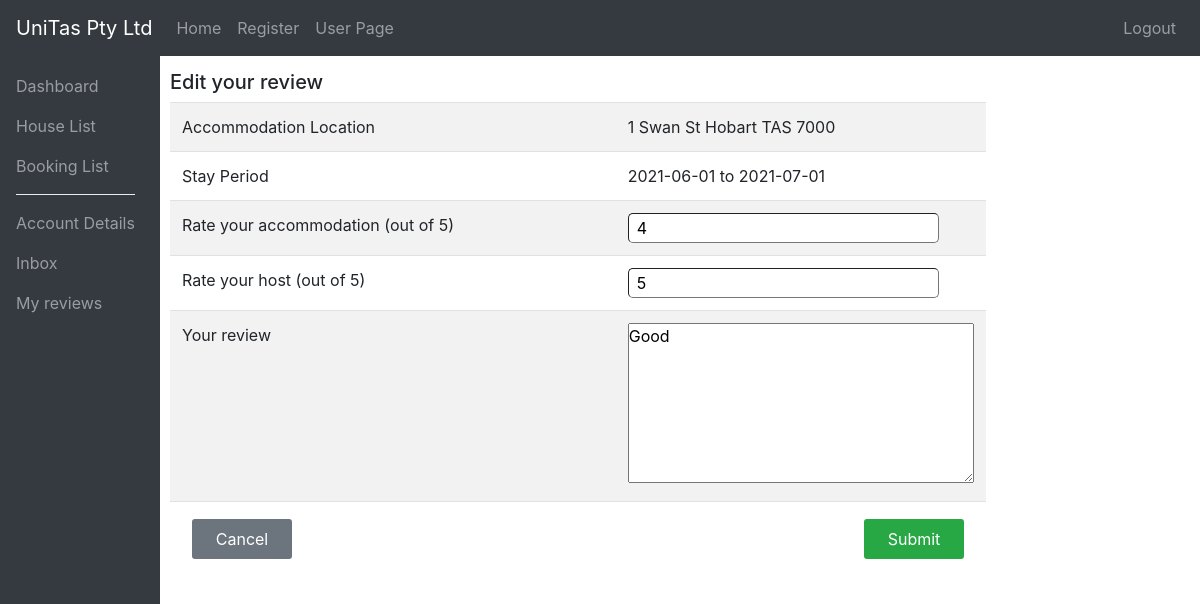
The page /Assignment/pages/editreview.php?id=6 (signed in) on the database its author committed.
### tables this page shows
CREATE TABLE `reviews` (
  `id` int NOT NULL AUTO_INCREMENT,
  `bid` int NOT NULL,
  `hostID` int NOT NULL,
  `reviewerID` int NOT NULL,
  `accomID` int NOT NULL,
  `accomRating` int NOT NULL,
  `hostRating` int NOT NULL,
  `review` text,
  `inputTime` datetime DEFAULT CURRENT_TIMESTAMP,
  PRIMARY KEY (`id`),
  KEY `bid` (`bid`),
  KEY `hostID` (`hostID`),
  KEY `reviewerID` (`reviewerID`),
  KEY `accomID` (`accomID`),
  CONSTRAINT `reviews_ibfk_1` FOREIGN KEY (`bid`) REFERENCES `bookings` (`bid`),
  CONSTRAINT `reviews_ibfk_2` FOREIGN KEY (`hostID`) REFERENCES `users` (`id`),
  CONSTRAINT `reviews_ibfk_3` FOREIGN KEY (`reviewerID`) REFERENCES `users` (`id`),
  CONSTRAINT `reviews_ibfk_4` FOREIGN KEY (`accomID`) REFERENCES `accommodation` (`id`)
);

CREATE TABLE `accommodation` (
  `id` int NOT NULL AUTO_INCREMENT,
  `accomLocation` varchar(50) NOT NULL,
  `availFrom` date NOT NULL,
  `availTo` date NOT NULL,
  `guests` int DEFAULT NULL,
  `price` int NOT NULL,
  `rooms` int NOT NULL,
  `bathrooms` int NOT NULL,
  `smoking` varchar(5) NOT NULL,
  `garage` varchar(5) NOT NULL,
  `pet` varchar(5) NOT NULL,
  `internet` varchar(5) NOT NULL,
  `accomAddress` text NOT NULL,
  `houseRating` decimal(2,1) DEFAULT NULL,
  `hostRating` decimal(2,1) DEFAULT NULL,
  `hostID` int NOT NULL,
  `accomName` varchar(50) DEFAULT NULL,
  `accomDesc` text,
  `city` varchar(50) DEFAULT NULL,
  `entireHouse` varchar(5) DEFAULT NULL,
  `active` tinyint(1) NOT NULL DEFAULT '1',
  `image` varchar(100) DEFAULT NULL,
  PRIMARY KEY (`id`),
  KEY `hostID` (`hostID`),
  CONSTRAINT `accommodation_ibfk_1` FOREIGN KEY (`hostID`) REFERENCES `users` (`id`)
);

CREATE TABLE `bookings` (
  `bid` int NOT NULL AUTO_INCREMENT,
  `accomID` int NOT NULL,
  `users` int NOT NULL,
  `bookFrom` date NOT NULL,
  `bookTo` date NOT NULL,
  `bstatus` varchar(20) NOT NULL,
  `noofguests` int NOT NULL,
  `totalprice` decimal(10,2) NOT NULL,
  `comments` text,
  PRIMARY KEY (`bid`),
  KEY `accomID` (`accomID`),
  KEY `users` (`users`),
  CONSTRAINT `bookings_ibfk_1` FOREIGN KEY (`accomID`) REFERENCES `accommodation` (`id`),
  CONSTRAINT `bookings_ibfk_2` FOREIGN KEY (`users`) REFERENCES `users` (`id`)
);

### Assignment/pages/editreview.php (the view, shortened to what this page needs)
<?php
include ('db_conn.php');
$reviewID=$_GET['id'];
?>
<!DOCTYPE html>
<html>
    <header>
        <?php include('../container/header.php') ?>
    </header>
    <body>
        <main>
            <?php include('../container/sidebar.php') ; ?>
            <form method="post" action="../php/update.php?updatereview">
                <?php $sql="SELECT *, r.accomRating cARating, r.hostRating cHRating FROM reviews r JOIN accommodation a ON accomID = a.id
                            JOIN bookings b ON r.bid = b.bid
                            WHERE r.id=$reviewID";
                        $result=$mysqli->query($sql);
                        $row=$result->fetch_array(MYSQLI_ASSOC);
                        ?>
                <table class="table table-striped" style="width:80%">
                    <h5 style="margin-top:10px;">Edit your review</h5>
                    <tr>
                        <td>Accommodation Location</td>
                        <td><?php echo $row['accomAddress'] ?></td>
                    </tr>
                    <tr>
                        <td>Stay Period</td>
                        <td><?php echo $row['bookFrom']." to ".$row['bookTo'] ?></td>
                    </tr>
                    <tr>
                        <td>Rate your accommodation (out of 5)</td>
                        <td><input type="number" name="accomRating" min="1" max="5" required value="<?php echo $row['cARating'] ?>"></td>
                    </tr>
                    <tr>
                        <td>Rate your host (out of 5)</td>
                        <td><input type="number" name="hostRating" min="1" max="5" required value="<?php echo $row['cHRating'] ?>"></td>
                    </tr>
                    <tr>
                        <td>Your review</td>
                        <td><textarea name="review" style="height:20vh;width:100%;"><?php echo $row['review'] ?></textarea></td>
                    </tr>
                    <tr>
                        <td><a href="../pages/myreviews.php" class="btn btn-secondary" onclick="return confirm('Cancel?')">Cancel</a></td>
                        <td><button type="submit" class="btn btn-success float-right" onclick="return confirm('Submit review?')">Submit</button></td>
                    </tr>
                </table>
            </form>
        </main>
    </body>
</html>

### Assignment/css/style.css (style rules this page uses)
* { margin: 0; padding: 0; list-style: none; }
body { margin: 70px auto; max-width: 1920px; }
input { height: 30px; padding: 0px 8px; border-radius: 5px; border-width: 1px; min-width: 90%; }
.btn { padding: 8px; cursor: pointer; border: none; border-radius: 3px; margin: 5px 10px; width: 100px; }

### Assignment/css/accountpage.css (style rules this page uses)
main { margin-left: 160px; padding: 0px 10px; }

### rows shown on the page
reviews: accomID.accomAddress "1 Swan St Hobart TAS 7000", bid.bookFrom "2021-06-01", bid.bookTo "2021-07-01", accomRating "4", hostRating "5", review "Good"
